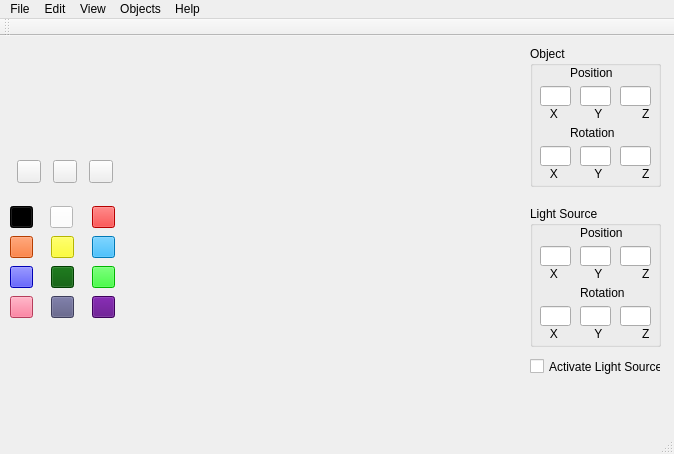
<?xml version="1.0" encoding="UTF-8"?>
<ui version="4.0">
 <class>MainWindow</class>
 <widget class="QMainWindow" name="MainWindow">
  <property name="geometry">
   <rect>
    <x>0</x>
    <y>0</y>
    <width>674</width>
    <height>454</height>
   </rect>
  </property>
  <property name="windowTitle">
   <string>MainWindow</string>
  </property>
  <widget class="QWidget" name="centralWidget">
   <widget class="QGroupBox" name="groupBox">
    <property name="geometry">
     <rect>
      <x>530</x>
      <y>10</y>
      <width>131</width>
      <height>141</height>
     </rect>
    </property>
    <property name="title">
     <string>Object</string>
    </property>
    <widget class="QLabel" name="label_4">
     <property name="geometry">
      <rect>
       <x>40</x>
       <y>80</y>
       <width>46</width>
       <height>13</height>
      </rect>
     </property>
     <property name="text">
      <string>Rotation</string>
     </property>
    </widget>
    <widget class="QLineEdit" name="objectPositionY">
     <property name="geometry">
      <rect>
       <x>50</x>
       <y>40</y>
       <width>31</width>
       <height>20</height>
      </rect>
     </property>
    </widget>
    <widget class="QLineEdit" name="objectRotationZ">
     <property name="geometry">
      <rect>
       <x>90</x>
       <y>100</y>
       <width>31</width>
       <height>20</height>
      </rect>
     </property>
     <property name="text">
      <string/>
     </property>
    </widget>
    <widget class="QLabel" name="label_3">
     <property name="geometry">
      <rect>
       <x>10</x>
       <y>120</y>
       <width>111</width>
       <height>16</height>
      </rect>
     </property>
     <property name="text">
      <string>   X           Y            Z</string>
     </property>
    </widget>
    <widget class="QLineEdit" name="objectPositionZ">
     <property name="geometry">
      <rect>
       <x>90</x>
       <y>40</y>
       <width>31</width>
       <height>20</height>
      </rect>
     </property>
    </widget>
    <widget class="QLineEdit" name="objectRotationX">
     <property name="geometry">
      <rect>
       <x>10</x>
       <y>100</y>
       <width>31</width>
       <height>20</height>
      </rect>
     </property>
     <property name="text">
      <string/>
     </property>
    </widget>
    <widget class="QLabel" name="label">
     <property name="geometry">
      <rect>
       <x>10</x>
       <y>60</y>
       <width>111</width>
       <height>16</height>
      </rect>
     </property>
     <property name="text">
      <string>   X           Y            Z</string>
     </property>
    </widget>
    <widget class="QLineEdit" name="objectRotationY">
     <property name="geometry">
      <rect>
       <x>50</x>
       <y>100</y>
       <width>31</width>
       <height>20</height>
      </rect>
     </property>
     <property name="text">
      <string/>
     </property>
    </widget>
    <widget class="QLineEdit" name="objectPositionX">
     <property name="geometry">
      <rect>
       <x>10</x>
       <y>40</y>
       <width>31</width>
       <height>20</height>
      </rect>
     </property>
    </widget>
    <widget class="QLabel" name="label_2">
     <property name="geometry">
      <rect>
       <x>40</x>
       <y>20</y>
       <width>46</width>
       <height>13</height>
      </rect>
     </property>
     <property name="text">
      <string>Position</string>
     </property>
    </widget>
   </widget>
   <widget class="QGroupBox" name="groupBox_2">
    <property name="geometry">
     <rect>
      <x>530</x>
      <y>170</y>
      <width>131</width>
      <height>141</height>
     </rect>
    </property>
    <property name="title">
     <string>Light Source</string>
    </property>
    <widget class="QLabel" name="label_10">
     <property name="geometry">
      <rect>
       <x>50</x>
       <y>20</y>
       <width>46</width>
       <height>13</height>
      </rect>
     </property>
     <property name="text">
      <string>Position</string>
     </property>
    </widget>
    <widget class="QLineEdit" name="lightPositionY">
     <property name="geometry">
      <rect>
       <x>50</x>
       <y>40</y>
       <width>31</width>
       <height>20</height>
      </rect>
     </property>
     <property name="text">
      <string/>
     </property>
    </widget>
    <widget class="QLineEdit" name="lightPositionZ">
     <property name="geometry">
      <rect>
       <x>90</x>
       <y>40</y>
       <width>31</width>
       <height>20</height>
      </rect>
     </property>
     <property name="text">
      <string/>
     </property>
    </widget>
    <widget class="QLineEdit" name="lightPositionX">
     <property name="geometry">
      <rect>
       <x>10</x>
       <y>40</y>
       <width>31</width>
       <height>20</height>
      </rect>
     </property>
     <property name="text">
      <string/>
     </property>
    </widget>
    <widget class="QLineEdit" name="lightRotationX">
     <property name="geometry">
      <rect>
       <x>10</x>
       <y>100</y>
       <width>31</width>
       <height>20</height>
      </rect>
     </property>
     <property name="text">
      <string/>
     </property>
    </widget>
    <widget class="QLabel" name="label_8">
     <property name="geometry">
      <rect>
       <x>10</x>
       <y>60</y>
       <width>111</width>
       <height>16</height>
      </rect>
     </property>
     <property name="text">
      <string>   X           Y            Z</string>
     </property>
    </widget>
    <widget class="QLabel" name="label_9">
     <property name="geometry">
      <rect>
       <x>50</x>
       <y>80</y>
       <width>46</width>
       <height>13</height>
      </rect>
     </property>
     <property name="text">
      <string>Rotation</string>
     </property>
    </widget>
    <widget class="QLineEdit" name="lightRotationZ">
     <property name="geometry">
      <rect>
       <x>90</x>
       <y>100</y>
       <width>31</width>
       <height>20</height>
      </rect>
     </property>
     <property name="text">
      <string/>
     </property>
    </widget>
    <widget class="QLabel" name="label_6">
     <property name="geometry">
      <rect>
       <x>10</x>
       <y>120</y>
       <width>111</width>
       <height>16</height>
      </rect>
     </property>
     <property name="text">
      <string>   X           Y            Z</string>
     </property>
    </widget>
    <widget class="QLineEdit" name="lightRotationY">
     <property name="geometry">
      <rect>
       <x>50</x>
       <y>100</y>
       <width>31</width>
       <height>20</height>
      </rect>
     </property>
     <property name="text">
      <string/>
     </property>
    </widget>
   </widget>
   <widget class="QCheckBox" name="checkBox">
    <property name="geometry">
     <rect>
      <x>530</x>
      <y>320</y>
      <width>131</width>
      <height>21</height>
     </rect>
    </property>
    <property name="text">
     <string>Activate Light Source</string>
    </property>
   </widget>
   <widget class="QWidget" name="horizontalLayoutWidget">
    <property name="geometry">
     <rect>
      <x>0</x>
      <y>110</y>
      <width>131</width>
      <height>51</height>
     </rect>
    </property>
    <layout class="QHBoxLayout" name="horizontalLayout">
     <item>
      <widget class="QToolButton" name="paintButton">
       <property name="text">
        <string/>
       </property>
      </widget>
     </item>
     <item>
      <widget class="QToolButton" name="zoomOutButton">
       <property name="text">
        <string/>
       </property>
      </widget>
     </item>
     <item>
      <widget class="QToolButton" name="zoomInButton">
       <property name="text">
        <string/>
       </property>
      </widget>
     </item>
    </layout>
   </widget>
   <widget class="QToolButton" name="zoomOutButton_2">
    <property name="geometry">
     <rect>
      <x>10</x>
      <y>170</y>
      <width>23</width>
      <height>22</height>
     </rect>
    </property>
    <property name="styleSheet">
     <string notr="true">background-color: rgb(0, 0, 0);</string>
    </property>
    <property name="text">
     <string/>
    </property>
   </widget>
   <widget class="QToolButton" name="zoomInButton_2">
    <property name="geometry">
     <rect>
      <x>92</x>
      <y>170</y>
      <width>23</width>
      <height>22</height>
     </rect>
    </property>
    <property name="styleSheet">
     <string notr="true">background-color: rgb(255, 0, 0);</string>
    </property>
    <property name="text">
     <string/>
    </property>
   </widget>
   <widget class="QToolButton" name="paintButton_2">
    <property name="geometry">
     <rect>
      <x>50</x>
      <y>170</y>
      <width>23</width>
      <height>22</height>
     </rect>
    </property>
    <property name="styleSheet">
     <string notr="true">background-color: rgb(255, 255, 255);</string>
    </property>
    <property name="text">
     <string/>
    </property>
   </widget>
   <widget class="QToolButton" name="zoomOutButton_3">
    <property name="geometry">
     <rect>
      <x>51</x>
      <y>200</y>
      <width>23</width>
      <height>22</height>
     </rect>
    </property>
    <property name="styleSheet">
     <string notr="true">background-color: rgb(255, 255, 0);</string>
    </property>
    <property name="text">
     <string/>
    </property>
   </widget>
   <widget class="QToolButton" name="zoomInButton_3">
    <property name="geometry">
     <rect>
      <x>92</x>
      <y>200</y>
      <width>23</width>
      <height>22</height>
     </rect>
    </property>
    <property name="styleSheet">
     <string notr="true">background-color: rgb(0, 170, 255);</string>
    </property>
    <property name="text">
     <string/>
    </property>
   </widget>
   <widget class="QToolButton" name="paintButton_3">
    <property name="geometry">
     <rect>
      <x>10</x>
      <y>200</y>
      <width>23</width>
      <height>22</height>
     </rect>
    </property>
    <property name="styleSheet">
     <string notr="true">background-color: rgb(255, 85, 0);</string>
    </property>
    <property name="text">
     <string/>
    </property>
   </widget>
   <widget class="QToolButton" name="zoomInButton_4">
    <property name="geometry">
     <rect>
      <x>92</x>
      <y>230</y>
      <width>23</width>
      <height>22</height>
     </rect>
    </property>
    <property name="styleSheet">
     <string notr="true">background-color: rgb(0, 255, 0);</string>
    </property>
    <property name="text">
     <string/>
    </property>
   </widget>
   <widget class="QToolButton" name="paintButton_4">
    <property name="geometry">
     <rect>
      <x>10</x>
      <y>230</y>
      <width>23</width>
      <height>22</height>
     </rect>
    </property>
    <property name="styleSheet">
     <string notr="true">background-color: rgb(0, 0, 255);</string>
    </property>
    <property name="text">
     <string/>
    </property>
   </widget>
   <widget class="QToolButton" name="zoomOutButton_4">
    <property name="geometry">
     <rect>
      <x>51</x>
      <y>260</y>
      <width>23</width>
      <height>22</height>
     </rect>
    </property>
    <property name="styleSheet">
     <string notr="true">background-color: rgb(85, 85, 127);</string>
    </property>
    <property name="text">
     <string/>
    </property>
   </widget>
   <widget class="QToolButton" name="zoomOutButton_5">
    <property name="geometry">
     <rect>
      <x>51</x>
      <y>230</y>
      <width>23</width>
      <height>22</height>
     </rect>
    </property>
    <property name="styleSheet">
     <string notr="true">background-color: rgb(0, 85, 0);</string>
    </property>
    <property name="text">
     <string/>
    </property>
   </widget>
   <widget class="QToolButton" name="zoomInButton_5">
    <property name="geometry">
     <rect>
      <x>92</x>
      <y>260</y>
      <width>23</width>
      <height>22</height>
     </rect>
    </property>
    <property name="styleSheet">
     <string notr="true">background-color: rgb(85, 0, 127);</string>
    </property>
    <property name="text">
     <string/>
    </property>
   </widget>
   <widget class="QToolButton" name="paintButton_5">
    <property name="geometry">
     <rect>
      <x>10</x>
      <y>260</y>
      <width>23</width>
      <height>22</height>
     </rect>
    </property>
    <property name="styleSheet">
     <string notr="true">background-color: rgb(255, 85, 127);</string>
    </property>
    <property name="text">
     <string/>
    </property>
   </widget>
   <widget class="GlWindow" name="GlWindow" native="true">
    <property name="geometry">
     <rect>
      <x>180</x>
      <y>20</y>
      <width>321</width>
      <height>301</height>
     </rect>
    </property>
   </widget>
  </widget>
  <widget class="QMenuBar" name="menuBar">
   <property name="geometry">
    <rect>
     <x>0</x>
     <y>0</y>
     <width>674</width>
     <height>21</height>
    </rect>
   </property>
   <widget class="QMenu" name="menu3D_Model">
    <property name="title">
     <string>File</string>
    </property>
    <addaction name="actionNew_Form"/>
    <addaction name="actionOpen_File"/>
    <addaction name="actionSave"/>
    <addaction name="actionExit"/>
   </widget>
   <widget class="QMenu" name="menuObjects">
    <property name="title">
     <string>Objects</string>
    </property>
    <addaction name="actionCube"/>
    <addaction name="actionPyramid"/>
    <addaction name="actionSphere"/>
   </widget>
   <widget class="QMenu" name="menuEdit">
    <property name="title">
     <string>Edit</string>
    </property>
    <addaction name="actionUndo"/>
    <addaction name="actionRedo"/>
   </widget>
   <widget class="QMenu" name="menuView">
    <property name="title">
     <string>View</string>
    </property>
    <widget class="QMenu" name="menuZoom">
     <property name="title">
      <string>Zoom</string>
     </property>
     <addaction name="action50"/>
     <addaction name="action100"/>
     <addaction name="action150"/>
     <addaction name="action200"/>
    </widget>
    <addaction name="menuZoom"/>
    <addaction name="actionAdvanced_Zoom"/>
   </widget>
   <widget class="QMenu" name="menuHelp">
    <property name="title">
     <string>Help</string>
    </property>
    <addaction name="actionAbout"/>
   </widget>
   <addaction name="menu3D_Model"/>
   <addaction name="menuEdit"/>
   <addaction name="menuView"/>
   <addaction name="menuObjects"/>
   <addaction name="menuHelp"/>
  </widget>
  <widget class="QToolBar" name="mainToolBar">
   <attribute name="toolBarArea">
    <enum>TopToolBarArea</enum>
   </attribute>
   <attribute name="toolBarBreak">
    <bool>false</bool>
   </attribute>
  </widget>
  <widget class="QStatusBar" name="statusBar"/>
  <action name="actionNew_Form">
   <property name="text">
    <string>New</string>
   </property>
  </action>
  <action name="actionOpen_File">
   <property name="text">
    <string>Open</string>
   </property>
  </action>
  <action name="actionSave">
   <property name="text">
    <string>Save</string>
   </property>
  </action>
  <action name="actionCube">
   <property name="text">
    <string>Cube</string>
   </property>
  </action>
  <action name="actionPyramid">
   <property name="text">
    <string>Pyramid</string>
   </property>
  </action>
  <action name="actionSphere">
   <property name="text">
    <string>Sphere</string>
   </property>
  </action>
  <action name="actionExit">
   <property name="text">
    <string>Exit</string>
   </property>
  </action>
  <action name="actionUndo">
   <property name="text">
    <string>Undo</string>
   </property>
  </action>
  <action name="actionRedo">
   <property name="text">
    <string>Redo</string>
   </property>
  </action>
  <action name="actionAdvanced_Zoom">
   <property name="text">
    <string>Advanced Zoom</string>
   </property>
  </action>
  <action name="action50">
   <property name="text">
    <string>50%</string>
   </property>
  </action>
  <action name="action100">
   <property name="text">
    <string>100%</string>
   </property>
  </action>
  <action name="action150">
   <property name="text">
    <string>150%</string>
   </property>
  </action>
  <action name="action200">
   <property name="text">
    <string>200%</string>
   </property>
  </action>
  <action name="actionAbout">
   <property name="text">
    <string>About..</string>
   </property>
  </action>
 </widget>
 <layoutdefault spacing="6" margin="11"/>
 <customwidgets>
  <customwidget>
   <class>GlWindow</class>
   <extends>QWidget</extends>
   <header location="global">glwindow.h</header>
   <container>1</container>
  </customwidget>
 </customwidgets>
 <resources/>
 <connections/>
</ui>
